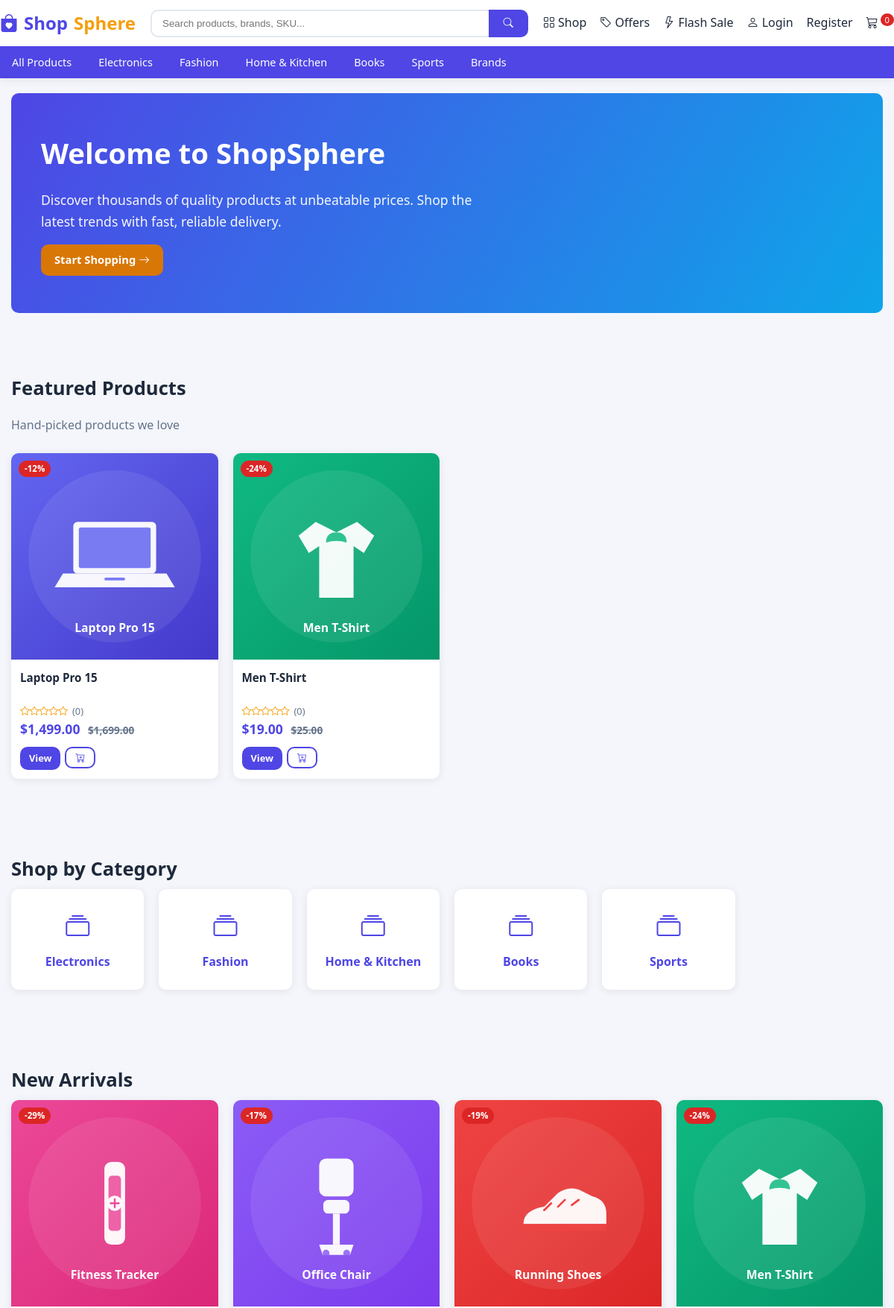
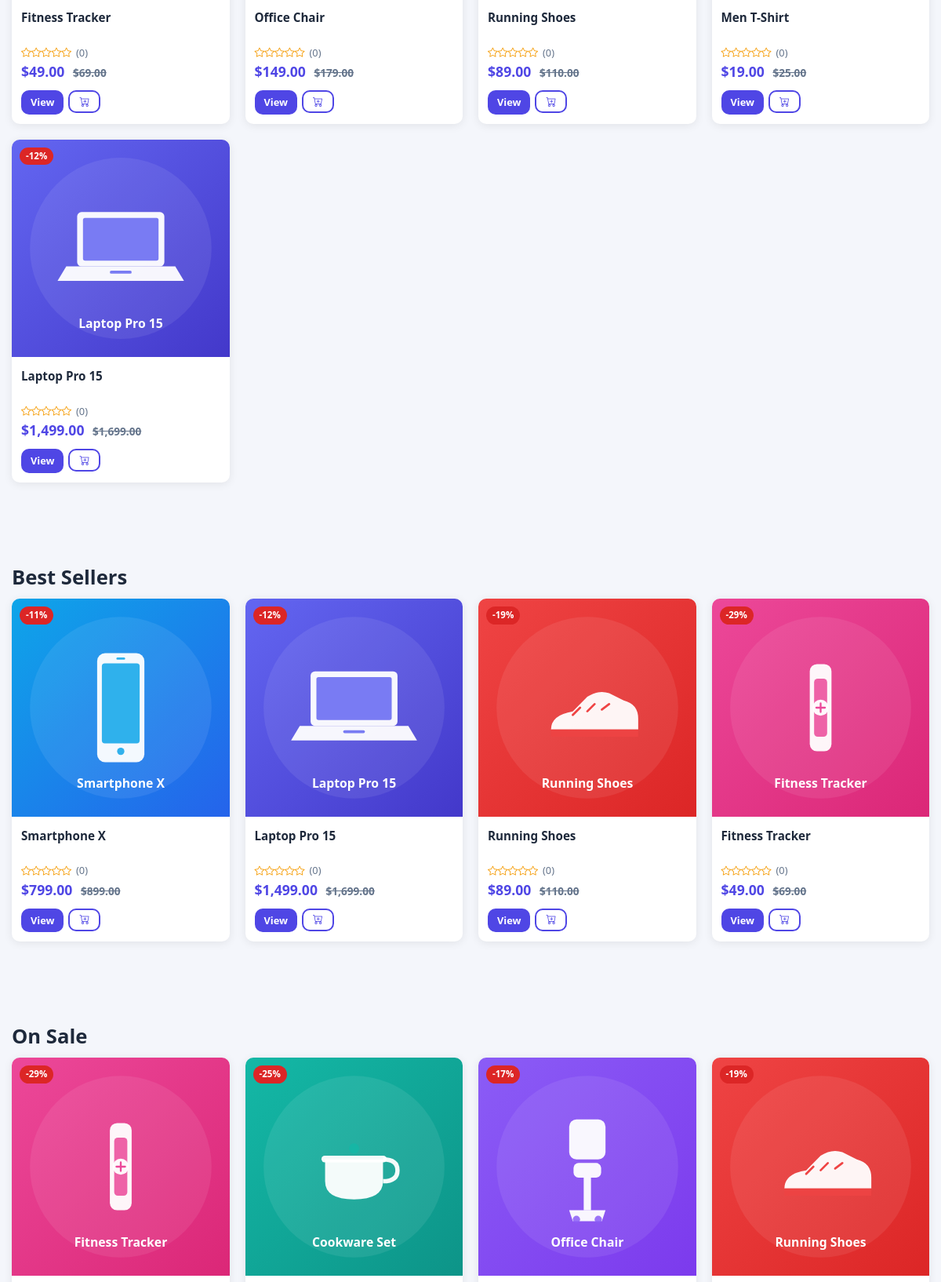
The page / (upper part) on the database its author committed (2 pictures, top to bottom).
### app/models/catalog.py (models this page shows, shortened)
class Category(db.Model):
    __tablename__ = 'categories'
    id = db.Column(db.Integer, primary_key=True)
    name = db.Column(db.String(120), nullable=False, index=True)
    slug = db.Column(db.String(140), unique=True, nullable=False, index=True)
    image = db.Column(db.String(255))
    description = db.Column(db.Text)
    parent_id = db.Column(db.Integer, db.ForeignKey('categories.id', ondelete='SET NULL'))
    status = db.Column(db.String(20), default='active', index=True)  # active | inactive
    display_order = db.Column(db.Integer, default=0)
    created_at = db.Column(db.DateTime, default=datetime.utcnow)
    parent = db.relationship('Category', remote_side=[id], backref='subcategories')
    products = db.relationship('Product', backref='category', lazy='dynamic',
                               foreign_keys='Product.category_id')

class Product(db.Model):
    __tablename__ = 'products'
    id = db.Column(db.Integer, primary_key=True)
    name = db.Column(db.String(255), nullable=False, index=True)
    slug = db.Column(db.String(280), unique=True, nullable=False, index=True)
    sku = db.Column(db.String(80), unique=True, nullable=False, index=True)
    category_id = db.Column(db.Integer, db.ForeignKey('categories.id', ondelete='SET NULL'))
    subcategory_id = db.Column(db.Integer, db.ForeignKey('categories.id', ondelete='SET NULL'))
    brand_id = db.Column(db.Integer, db.ForeignKey('brands.id', ondelete='SET NULL'))
    main_image = db.Column(db.String(255))
    video_url = db.Column(db.String(255))
    short_description = db.Column(db.Text)
    description = db.Column(db.Text)
    price = db.Column(db.Numeric(12, 2), nullable=False, index=True)
    old_price = db.Column(db.Numeric(12, 2))
    cost_price = db.Column(db.Numeric(12, 2))  # for profit estimates
    stock_quantity = db.Column(db.Integer, default=0, index=True)
    min_stock_level = db.Column(db.Integer, default=5)
    sold_count = db.Column(db.Integer, default=0, index=True)
    colors = db.Column(db.String(255))  # comma separated
    sizes = db.Column(db.String(255))   # comma separated
    warranty_info = db.Column(db.Text)
    return_policy = db.Column(db.Text)
    shipping_info = db.Column(db.Text)
    condition = db.Column(db.String(30), default='new')  # new | used | refurbished
    is_featured = db.Column(db.Boolean, default=False)
    is_bestseller = db.Column(db.Boolean, default=False)
    is_new_arrival = db.Column(db.Boolean, default=False)
    is_flash_sale = db.Column(db.Boolean, default=False)
    is_recommended = db.Column(db.Boolean, default=False)
    status = db.Column(db.String(20), default='active', index=True)  # active | inactive
    views = db.Column(db.Integer, default=0)
    created_at = db.Column(db.DateTime, default=datetime.utcnow)
    updated_at = db.Column(db.DateTime, default=datetime.utcnow, onupdate=datetime.utcnow)
    images = db.relationship('ProductImage', backref='product', lazy='selectin',
                             cascade='all, delete-orphan', order_by='ProductImage.display_order')
    variants = db.relationship('ProductVariant', backref='product', lazy='selectin',
                               cascade='all, delete-orphan')
    specifications = db.relationship('ProductSpecification', backref='product', lazy='selectin',
                                     cascade='all, delete-orphan')
    features = db.relationship('ProductFeature', backref='product', lazy='selectin',
                               cascade='all, delete-orphan')
    reviews = db.relationship('Review', backref='product', lazy='dynamic',
                              foreign_keys='Review.product_id')
    order_items = db.relationship('OrderItem', backref='product', lazy='dynamic')
    @property
    def discount_percent(self):
        if self.old_price and self.old_price > self.price:
            try:
                old = float(self.old_price)
                price = float(self.price)
                if old > 0:
                    return int(round((old - price) / old * 100))
            except (TypeError, ValueError):
                pass
        return 0
    @property
    def in_stock(self):
        return (self.stock_quantity or 0) > 0
    @property
    def rating_avg(self):
        from sqlalchemy import func
        from app.models.commerce import Review
        return db.session.query(func.coalesce(func.avg(Review.rating), 0.0)) \
            .filter(Review.product_id == self.id, Review.status == 'approved').scalar() or 0.0
    @property
    def rating_count(self):
        from app.models.commerce import Review
        return Review.query.filter_by(product_id=self.id, status='approved').count()

### app/routes/main.py (the view)
@main_bp.route('/')
def home():
    active = Product.query.filter_by(status='active')
    featured = active.filter(Product.is_featured == True).limit(8).all()  # noqa: E712
    new_arrivals = active.filter(Product.is_new_arrival == True).order_by(Product.created_at.desc()).limit(8).all()  # noqa: E712
    best_sellers = active.filter(Product.is_bestseller == True).order_by(Product.sold_count.desc()).limit(8).all()  # noqa: E712
    flash_sale = active.filter(Product.is_flash_sale == True).limit(8).all()  # noqa: E712
    recommended = active.filter(Product.is_recommended == True).limit(8).all()  # noqa: E712
    discounted = active.filter(Product.old_price > Product.price).order_by(Product.created_at.desc()).limit(8).all()
    popular_cats = Category.query.filter_by(parent_id=None, status='active') \
        .order_by(Category.display_order.asc()).limit(8).all()
    popular_brands = Brand.query.filter_by(status='active').limit(8).all()
    testimonials = Review.query.filter_by(status='approved') \
        .order_by(Review.created_at.desc()).limit(6).all()
    newsletter_form = NewsletterForm()
    return render_template('customer/home.html',
                           featured=featured,
                           new_arrivals=new_arrivals,
                           best_sellers=best_sellers,
                           flash_sale=flash_sale,
                           recommended=recommended,
                           discounted=discounted,
                           popular_cats=popular_cats,
                           popular_brands=popular_brands,
                           testimonials=testimonials,
                           newsletter_form=newsletter_form)

### app/templates/customer/home.html (shortened to what this page needs)
{% extends "customer/base.html" %}
{% from "customer/macros.html" import product_card %}
{% block content %}
<div class="container-wide">
  <section class="hero">
    <h1>Welcome to {{ store_name }}</h1>
    <p>Discover thousands of quality products at unbeatable prices. Shop the latest trends with fast, reliable delivery.</p>
    <a href="{{ url_for('products.browse') }}" class="btn btn-warning btn-lg">Start Shopping <i class="bi bi-arrow-right"></i></a>
  </section>
  {% if featured %}
  <section class="section">
    <h2 class="section-title">Featured Products</h2>
    <p class="section-sub">Hand-picked products we love</p>
    <div class="product-grid">
      {% for p in featured %}{{ product_card(p) }}{% endfor %}
    </div>
  </section>
  {% endif %}
  {% if popular_cats %}
  <section class="section">
    <h2 class="section-title">Shop by Category</h2>
    <div class="product-grid" style="grid-template-columns:repeat(auto-fill,minmax(160px,1fr))">
      {% for c in popular_cats %}
      <a href="{{ url_for('products.category', slug=c.slug) }}" class="card" style="padding:24px;text-align:center">
        <i class="bi bi-collection" style="font-size:2rem;color:var(--primary)"></i>
        <h4 style="margin:10px 0 0">{{ c.name }}</h4>
      </a>
      {% endfor %}
    </div>
  </section>
  {% endif %}
  {% if new_arrivals %}
  <section class="section">
    <h2 class="section-title">New Arrivals</h2>
    <div class="product-grid">
      {% for p in new_arrivals %}{{ product_card(p) }}{% endfor %}
    </div>
  </section>
  {% endif %}
  {% if best_sellers %}
  <section class="section">
    <h2 class="section-title">Best Sellers</h2>
    <div class="product-grid">
      {% for p in best_sellers %}{{ product_card(p) }}{% endfor %}
    </div>
  </section>
  {% endif %}
  {% if discounted %}
  <section class="section">
    <h2 class="section-title">On Sale</h2>
    <div class="product-grid">
      {% for p in discounted %}{{ product_card(p) }}{% endfor %}
    </div>
  </section>
  {% endif %}
</div>
{% endblock %}

### app/templates/customer/base.html (shortened to what this page needs)
<!DOCTYPE html>
<html lang="en">
<head>
  <link rel="stylesheet" href="{{ url_for('static', filename='css/style.css') }}">
  <link rel="stylesheet" href="https://cdn.jsdelivr.net/npm/bootstrap-icons@1.11.1/font/bootstrap-icons.css">
</head>
<body>
  <nav class="navbar">
    <div class="container-wide nav-inner">
      <a href="{{ url_for('main.home') }}" class="brand-logo"><i class="bi bi-bag-heart-fill"></i> Shop<span>Sphere</span></a>
      <form class="search-bar" action="{{ url_for('products.search') }}" method="get">
        <input type="text" name="q" placeholder="Search products, brands, SKU..." value="{{ search_query }}">
        <button type="submit"><i class="bi bi-search"></i></button>
      </form>
      <div class="nav-links">
        <a href="{{ url_for('products.browse') }}"><i class="bi bi-grid"></i> Shop</a>
        <a href="{{ url_for('main.offers') }}"><i class="bi bi-tag"></i> Offers</a>
        <a href="{{ url_for('main.flash_sale') }}"><i class="bi bi-lightning"></i> Flash Sale</a>
        {% if current_user.is_authenticated %}
          {% if current_user.is_staff %}
            <a href="{{ url_for('admin.dashboard') }}"><i class="bi bi-speedometer2"></i> Admin</a>
          {% else %}
            <a href="{{ url_for('customer.dashboard') }}"><i class="bi bi-person-circle"></i> Account</a>
            <a href="{{ url_for('customer.wishlist') }}"><i class="bi bi-heart"></i></a>
          {% endif %}
          <a href="{{ url_for('cart.view_cart') }}"><i class="bi bi-cart3"></i><span class="cart-badge">{{ cart_count() }}</span></a>
          <a href="{{ url_for('auth.logout') }}"><i class="bi bi-box-arrow-right"></i></a>
        {% else %}
          <a href="{{ url_for('auth.login') }}"><i class="bi bi-person"></i> Login</a>
          <a href="{{ url_for('auth.register') }}">Register</a>
          <a href="{{ url_for('cart.view_cart') }}"><i class="bi bi-cart3"></i><span class="cart-badge">{{ cart_count() }}</span></a>
        {% endif %}
      </div>
    </div>
    <div class="cat-nav">
      <div class="container-wide cat-inner">
        <a href="{{ url_for('products.browse') }}">All Products</a>
        {% for c in categories %}
          <a href="{{ url_for('products.category', slug=c.slug) }}">{{ c.name }}</a>
        {% endfor %}
        <a href="{{ url_for('main.brands') }}">Brands</a>
      </div>
    </div>
  </nav>
  <main>
    {% block content %}{% endblock %}
  </main>
</body>
</html>

### app/templates/customer/macros.html (shortened to what this page needs)
{% macro product_card(p) %}
<div class="product-card">
  <div class="product-thumb">
    <a href="{{ url_for('products.detail', slug=p.slug) }}">
      <img src="{{ product_image_url(p.main_image) }}" alt="{{ p.name }}" loading="lazy">
    </a>
    {% if p.discount_percent > 0 %}
      <span class="product-badge">-{{ p.discount_percent }}%</span>
    {% elif p.is_featured %}
      <span class="product-badge featured">Featured</span>
    {% endif %}
  </div>
  <div class="product-body">
    <h3 class="product-name">
      <a href="{{ url_for('products.detail', slug=p.slug) }}">{{ p.name }}</a>
    </h3>
    <div class="product-meta">
      <span class="stars">{% for i in range(5) %}<i class="bi bi-star{{ '-fill' if i < avg_rating(p) else '' }}"></i>{% endfor %}</span>
      <span>({{ review_count(p) }})</span>
    </div>
    <div class="product-price">
      {{ money(p.price) }}
      {% if p.old_price and p.old_price > p.price %}
        <span class="product-old">{{ money(p.old_price) }}</span>
      {% endif %}
    </div>
    <div class="product-actions">
      <a href="{{ url_for('products.detail', slug=p.slug) }}" class="btn btn-primary btn-sm">View</a>
      {% if p.in_stock %}
        <form action="{{ url_for('cart.add') }}" method="post" style="display:inline">
          <button class="btn btn-outline btn-sm" type="submit"><i class="bi bi-cart-plus"></i></button>
        </form>
      {% else %}
        <span class="badge bg-danger">Out of Stock</span>
      {% endif %}
    </div>
  </div>
</div>
{% endmacro %}

### rows shown on the page
Category: name "Electronics"
Category: name "Fashion"
Category: name "Home & Kitchen"
Category: name "Books"
Category: name "Sports"
Product: main_image (picture), discount_percent "12", name "Laptop Pro 15", review_count "0", price "$1,499.00", old_price "$1,699.00"
Product: main_image (picture), discount_percent "24", name "Men T-Shirt", review_count "0", price "$19.00", old_price "$25.00"
Product: main_image (picture), discount_percent "29", name "Fitness Tracker", review_count "0", price "$49.00", old_price "$69.00"
Product: main_image (picture), discount_percent "17", name "Office Chair", review_count "0", price "$149.00", old_price "$179.00"
Product: main_image (picture), discount_percent "19", name "Running Shoes", review_count "0", price "$89.00", old_price "$110.00"
Product: main_image (picture), discount_percent "11", name "Smartphone X", review_count "0", price "$799.00", old_price "$899.00"
Product: main_image (picture), discount_percent "25"

### other values the page prints
{{ cart_count() }} "0"
{{ store_name }} "ShopSphere"
